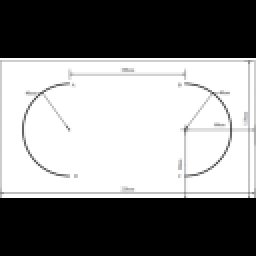
#> input picture 巡线test/弯曲巡线软件/app.png, 128 x 128 px (shown 2 times larger)
$ python -i test_camera.py   (imports and definitions only)
#> lines starting #> are read from the running program, lines starting #| are printed output that depends on the picture
#> further down, picture is the input picture: shape (128, 128, 3); mean B, G, R 135.2, 135.2, 135.2
# ===== test_camera.py =====
# 防误报版本：多条件验证 + 连续帧确认
from maix import camera, display, image
import cv2
import numpy as np

# [1 line that did not run here, left out]
# [1 line that did not run here, left out]

# 连续帧计数器
stable_counter = 0
MAX_STABLE = 3  # 连续3帧检测到才输出
last_valid_center = None  # 上一帧有效坐标（用于平滑，可选）

def find_red_center(image):
    """
    返回 (cx, cy, confidence) 或 (None, None, 0)
    confidence 为0~1，表示可信度
    """
    gray = cv2.cvtColor(image, cv2.COLOR_BGR2GRAY)
    blurred = cv2.GaussianBlur(gray, (5,5), 0)
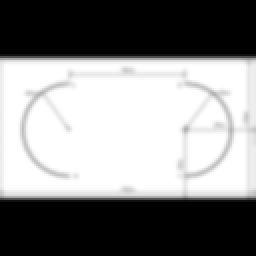
#> blurred: shape (128, 128) (shown 2 times larger); min 0, max 255, mean 135.4

    # ----- 1. 霍夫圆检测（优先） -----
    circles = cv2.HoughCircles(blurred, cv2.HOUGH_GRADIENT, dp=1.2, minDist=20,
                               param1=50, param2=20, minRadius=2, maxRadius=25)
#> circles = [[91.8, 64.2, 24.32], [34.2, 64.2, 21.68], [48.6, 47.4, 20.36]]
    if circles is not None:
        circles = np.round(circles[0, :]).astype("int")
#> circles = [[92, 64, 24], [34, 64, 22], [49, 47, 20]]
        # 取第一个圆（通常是最显著的）
        x, y, r = circles[0]
#> x = 92; y = 64; r = 24
        # 半径在合理范围（2~25像素）且圆度好（霍夫本身就有圆度约束）
        if 2 <= r <= 25:
            # 计算圆形区域的面积（用于补充验证）
            # 简单返回高可信度
            return (x, y, 0.9)

    # ----- 2. 颜色提取 + 轮廓分析（备选） -----
    hsv = cv2.cvtColor(image, cv2.COLOR_BGR2HSV)
    mask1 = cv2.inRange(hsv, np.array([0, 50, 50]), np.array([10, 255, 255]))
    mask2 = cv2.inRange(hsv, np.array([170, 50, 50]), np.array([180, 255, 255]))
    mask = cv2.bitwise_or(mask1, mask2)
    kernel = np.ones((3,3), np.uint8)
    mask = cv2.morphologyEx(mask, cv2.MORPH_CLOSE, kernel, iterations=1)
    mask = cv2.morphologyEx(mask, cv2.MORPH_OPEN, kernel, iterations=1)

    contours, _ = cv2.findContours(mask, cv2.RETR_EXTERNAL, cv2.CHAIN_APPROX_SIMPLE)
    if not contours:
        return (None, None, 0)

    # 筛选候选：面积范围 5~300 像素，圆度 >0.4
    candidates = []
    for cnt in contours:
        area = cv2.contourArea(cnt)
        if area < 5 or area > 300:  # 排除太小或太大（线条通常很大）
            continue
        perimeter = cv2.arcLength(cnt, True)
        if perimeter == 0:
            continue
        circularity = 4 * np.pi * area / (perimeter * perimeter)
        if circularity > 0.4:  # 圆度要求
            candidates.append((cnt, area, circularity))

    if candidates:
        # 按面积从小到大，优先选小的（更可能是点）
        candidates.sort(key=lambda x: x[1])
        best_cnt = candidates[0][0]
        M = cv2.moments(best_cnt)
        if M["m00"] != 0:
            cx = int(M["m10"]/M["m00"])
            cy = int(M["m01"]/M["m00"])
            # 计算可信度：面积越小、圆度越高，可信度越高
            area = candidates[0][1]
            circularity = candidates[0][2]
            confidence = min(1.0, (circularity * 2) * (1.0 - area/300))
            return (cx, cy, confidence)

    # 没有候选
    return (None, None, 0)

# 主循环
# [32 lines not run here, left out]

>>> import cv2
>>> picture = cv2.imread('../../../巡线test/弯曲巡线软件/app.png')
>>> result = find_red_center(picture)
#> result = (92, 64, 0.9)
